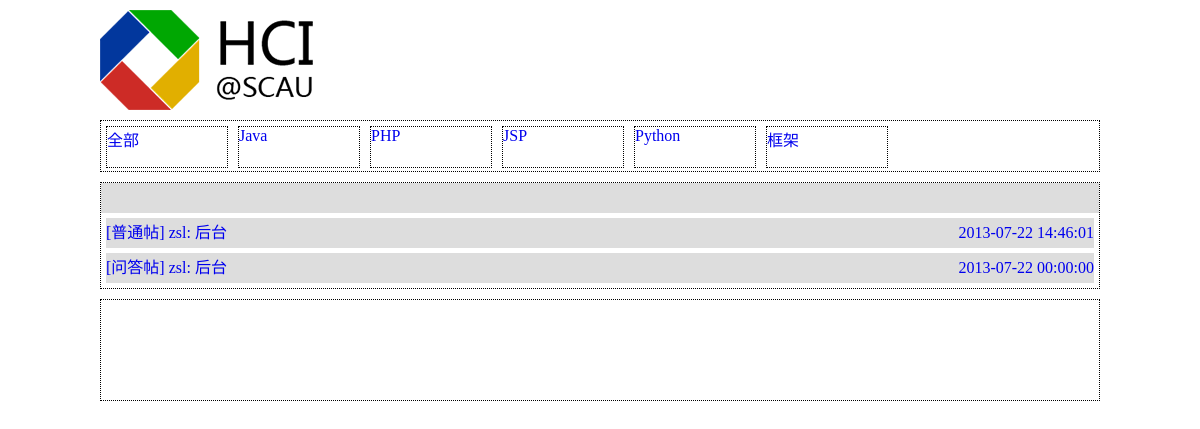
/Controller/boardCon.php?area=2&board=0, run on an earlier commit of the app's database.
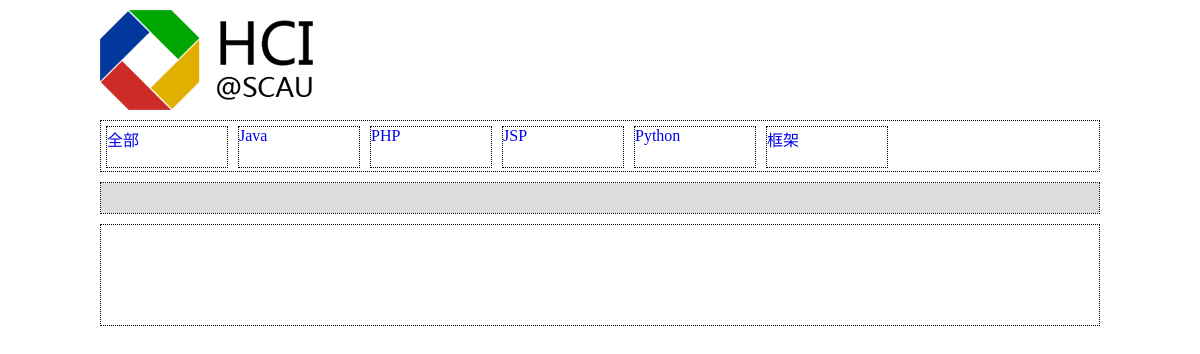
And on a later commit of the database.
### tables this page shows
CREATE TABLE IF NOT EXISTS `user` (
  `id` int(11) NOT NULL AUTO_INCREMENT,
  `account` varchar(20) NOT NULL,
  `score` int(10) NOT NULL,
  `level` int(3) NOT NULL,
  `authority` int(11) NOT NULL,
  `password` varchar(255) NOT NULL,
  PRIMARY KEY (`id`)
);

### Controller/boardCon.php (called while the page is built, shortened)
<?php
	include_once(ROOT . DS. "View" . DS. "boardHeader.php");
	include_once(ROOT . DS. "View" . DS . "boardView.php");
	include_once(ROOT . DS . "Controller" . DS . "postCon.php");
?>

### Controller/postCon.php (called while the page is built, shortened)
<?php
	$postUser = array();
	$postTitle = array();
	$postType = array();
	$postDate = array();
	$postId = array();
	$areaId = $_GET['area'];
	$boardId = $_GET['board'];
	if($boardId == 0) {
		$sql = "SELECT post.* FROM post,board WHERE
				post.board_id=board.id AND board.area_id='$areaId' order by id desc";
		$query = mysql_query($sql);
		while($allPost=mysql_fetch_array($query)) {
			array_push($postTitle, $allPost['title']);
			array_push($postType, $allPost['type']);
			array_push($postDate, $allPost['post_date']);
			array_push($postId, $allPost['id']);
			$temp_user = mysql_fetch_array(mysql_query("SELECT account from user WHERE id='$allPost[user_id]'"));
			array_push($postUser, $temp_user[0]);
		}
	}
	include_once(ROOT . DS . "View" . DS . "allPostView.php");
?>

### View/boardHeader.php (the view, shortened to what this page needs)
<!DOCTYPE html PUBLIC "-//W3C//DTD XHTML 1.0 Transitional//EN" "http://www.w3.org/TR/xhtml1/DTD/xhtml1-transitional.dtd">
<html xmlns="http://www.w3.org/1999/xhtml" xml:lang="en">
<head>
	<link rel="stylesheet" href="/HCI-forum/stylesheets/board.css" />
</head>
<body>
	<div id="body">
		<div id="header">
			<a href="/HCI-forum"><img src="/HCI-forum/images/logo.png" alt="logo" /></a>
		</div>

### View/allPostView.php (shortened to what this page needs)
			<ul>
<?php
	foreach ($postUser as $key => $user) {
?>
				<li>
					<a href="/HCI-forum/Controller/onePostCon.php?postId=<?php echo $postId[$key];?>" class="list-a">
					<div class="post-link">
					<span class="type">
					[<?php
					switch ($postType[$key]) {
						case '0':
							echo "普通帖";
							break;
						case '1':
							echo "问答帖";
							break;
					}?>]
					</span>
					<span calss="author">&nbsp;<?php echo $user;?>:</span>
					<span class="title"><?php echo $postTitle[$key];?></span>
					<span class="time"><?php echo $postDate[$key];?></span>
					</div>
					</a>
				</li>
<?php
	}
?>
			</ul>

What changed in the data, as far as the page shows it:
removed user: account "zsl"
Also different on the page:
list line gone: "[ 普通帖 ] : 后台 2013-07-22 14:46:01"
list line gone: "[ 问答帖 ] : 后台 2013-07-22 00:00:00"
